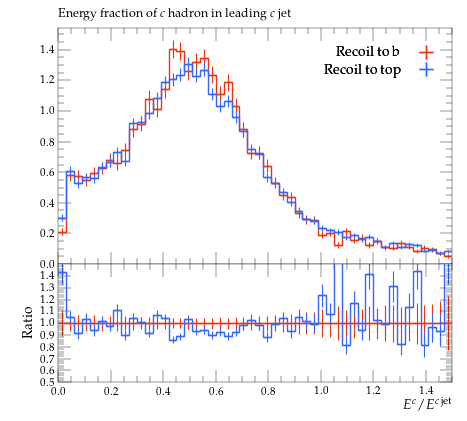

Write Python code to recreate this figure.
#! /usr/bin/env python

# This Python script was auto-generated using YODA v2.0.2.
# Analysis object: /MC_HFJETS/efracC
# Timestamp: 28-07-2026 (11:04:25)

import matplotlib as mpl
import matplotlib.pyplot as plt
mpl.use('Agg') # comment out for interactive use
import os
import numpy as np

plotDir = os.path.split(os.path.realpath(__file__))[0]
if 'YODA_USER_PLOT_PATH' in globals():
    plot_outdir = globals()['YODA_USER_PLOT_PATH']
else:
    plot_outdir = plotDir

#plot style
plt.style.use(os.path.join(plotDir, '../default.mplstyle'))
# plot metadata
figW, figH = plt.rcParams['figure.figsize']
ax_xLabel = r'$E^c / E^{c\,\mathrm{jet}}$'
ax_yLabel = r''
ax_title  = r'Energy fraction of $c$ hadron in leading $c$ jet'
ax_xScale = 'linear'
ax_yScale = 'linear'
xLims = (0.0, 1.5)
yLims = (0.0, 1.5425564)

# TeX-friendly labels for the legend
labels = {
    'legend' : ([ r"Recoil to b", r"Recoil to top" ], r""),
}

# Adjust canvas width and height
canvasW = 10.0
canvasH = 9.0
figW *= canvasW/10.
figH *= canvasH/9.

# Create figure and axis objects
fig, (ax, ratio0_ax) = plt.subplots(2, 1, sharex=True,
                  figsize=(figW,figH), gridspec_kw={'height_ratios': (6.0, 3.0)})

# Set figure margins
plt.subplots_adjust(
    left   = 1.0 * plt.rcParams['figure.subplot.left'],
    right  = 1.0 * plt.rcParams['figure.subplot.right'],
    top    = 1.0 * plt.rcParams['figure.subplot.top'],
    bottom = 1.0 * plt.rcParams['figure.subplot.bottom'])

ratio0_ax.yaxis.set_major_locator(mpl.ticker.MultipleLocator(0.1))
ratio0_ax.set_ylim(0.5, 1.4999)
ratio0_ax.set_ylabel('Ratio')

# the numerical data is stored in a separate file
dataf = dict()
prefix = os.path.split(__file__)[0]
if prefix:    prefix = prefix + '/'
exec(open(prefix+'efracC__data.py').read(), dataf)


legend_handles = dict() # keep track of handles for the legend

# style options for curves
# starts at zorder>=5 to draw curve on top of legend
styles = {
  'recoil_b': {
    'color' : '#EE3311',
    'linestyle' : '-',
    'linewidth' : 1,
    'marker' : 'none',
    'markersize' : 2,
    'capsize' : 0.0,
    'zorder' : 5,
    'histstyle' : 1,
    'drawstyle' : 'steps-pre',
    'xerrorbars' : 1,
    'yerrorbars' : 1,
    'fillcolor' : None,
    'fillopacity' : 1.0,
    'ratio0_linestyle' : '-',
    'ratio0_linewidth' : 1,
    'ratio0_marker' : 'none',
    'ratio0_markersize' : 2,
    'ratio0_capsize' : 0.0,
    'ratio0_zorder' : 5,
    'ratio0_histstyle' : 1,
    'ratio0_drawstyle' : 'steps-pre',
    'ratio0_xerrorbars' : 1,
    'ratio0_yerrorbars' : 1,
  },
  'recoil_top': {
    'color' : '#3366FF',
    'linestyle' : '-',
    'linewidth' : 1,
    'marker' : 'none',
    'markersize' : 2,
    'capsize' : 0.0,
    'zorder' : 6,
    'histstyle' : 1,
    'drawstyle' : 'steps-pre',
    'xerrorbars' : 1,
    'yerrorbars' : 1,
    'fillcolor' : None,
    'fillopacity' : 1.0,
    'ratio0_linestyle' : '-',
    'ratio0_linewidth' : 1,
    'ratio0_marker' : 'none',
    'ratio0_markersize' : 2,
    'ratio0_capsize' : 0.0,
    'ratio0_zorder' : 6,
    'ratio0_histstyle' : 1,
    'ratio0_drawstyle' : 'steps-pre',
    'ratio0_xerrorbars' : 1,
    'ratio0_yerrorbars' : 1,
  },
}

# curve from input yoda files in main panel
for label, yvals in dataf['yvals'].items():
    if all(np.isnan(v) for v in dataf['yvals'][label]):
        continue
    tmp = None
    if styles[label]['histstyle']: # draw as histogram
        xpos = dataf['xedges'][label] if styles[label]['drawstyle'] else dataf['xpoints'][label]
        ypos = np.insert(yvals, 0, yvals[0]) if styles[label]['drawstyle'] else yvals
        if styles[label]['fillcolor']: # fill area below curve
            ax.fill_between(xpos, ypos, step='pre',
                            color=styles[label]['fillcolor'],
                            alpha=styles[label]['fillopacity'])
        tmp, = ax.plot(xpos, ypos,
                       color=styles[label]['color'],
                       linestyle=styles[label]['linestyle'],
                       linewidth=styles[label]['linewidth'],
                       drawstyle=styles[label]['drawstyle'], solid_joinstyle='miter',
                       zorder=styles[label]['zorder'], label=label)
    tmp = ax.errorbar(dataf['xpoints'][label], yvals,
                      xerr=np.array(dataf['xerrs'][label])*styles[label]['xerrorbars'],
                      yerr=np.array(dataf['yerrs'][label])*styles[label]['yerrorbars'],
                      fmt=styles[label]['marker'], capsize=styles[label]['capsize'],
                      markersize=styles[label]['markersize'],
                      ecolor=styles[label]['color'],
                      color=styles[label]['color'], zorder=styles[label]['zorder'])
    tmp[-1][0].set_linestyle(styles[label]['linestyle'])
    tmp[-1][0].set_linewidth(styles[label]['linewidth'])
    if label in dataf['add_legend_handle']:  legend_handles[label] = tmp
    for varLabel in dataf['variation_yvals'].keys():
        if varLabel.startswith(label):
            tmp, = ax.plot(dataf['xedges'][label], dataf['variation_yvals'][varLabel],
                           color=styles[label]['color'],
                           linestyle=styles[label]['linestyle'],
                           linewidth=styles[label]['linewidth'],
                           drawstyle='steps-pre', solid_joinstyle='miter',
                           zorder=styles[label]['zorder'], alpha=0.5)


# plots on ratio panel
# curve from input yoda files in ratio panel
for label, yvals in dataf['ratio0_yvals'].items():
    if all(np.isnan(v) for v in yvals):
        continue
    if styles[label]['ratio0_histstyle']: # plot as histogram
        xpos = dataf['xedges']['recoil_b'] if styles[label]['ratio0_drawstyle'] else dataf['xpoints']['recoil_b']
        ypos = np.insert(yvals, 0, yvals[0]) if styles[label]['ratio0_drawstyle'] else yvals
        ratio0_ax.plot(xpos, ypos,
                       color=styles[label]['color'],
                       linewidth=styles[label]['linewidth'],
                       linestyle=styles[label]['ratio0_linestyle'],
                       drawstyle=styles[label]['ratio0_drawstyle'], zorder=styles[label]['zorder'],
                       solid_joinstyle='miter')
    tmp = ratio0_ax.errorbar(dataf['xpoints']['recoil_b'], yvals,
                             xerr=np.array(dataf['ref_xerrs'])*styles[label]['ratio0_xerrorbars'],
                             yerr=np.array(dataf['ratio0_yerrs'][label])*styles[label]['ratio0_yerrorbars'],
                             fmt=styles[label]['ratio0_marker'], capsize=styles[label]['ratio0_capsize'],
                             markersize=styles[label]['ratio0_markersize'],
                             ecolor=styles[label]['color'],
                             color=styles[label]['color'])
    tmp[-1][0].set_linestyle(styles[label]['ratio0_linestyle'])
    tmp[-1][0].set_linewidth(styles[label]['ratio0_linewidth'])

    for varlabel in dataf['ratio0_variation_vals'].keys():
        if varlabel.startswith(label):
            ratio0_ax.plot(dataf['xedges']['recoil_b'],
                            dataf['ratio0_variation_vals'][varlabel],
                            color=styles[label]['color'],
                            linestyle=styles[label]['linestyle'],
                            linewidth=styles[label]['linewidth'],
                            drawstyle='steps-pre', solid_joinstyle='miter',
                            zorder=1, alpha=0.5)

legend_items = list(legend_handles.values())
ax.add_artist(ax.legend(legend_items,
                        labels['legend'][0],
                        title=labels['legend'][1],
                        alignment='right',
                        loc='upper right',
                        bbox_to_anchor=(1.0, 0.97),markerfirst=False))

# set plot metadata as defined above
ratio0_ax.set_xlabel(ax_xLabel)
ratio0_ax.xaxis.set_label_coords(1., -0.15)
ax.set_ylabel(ax_yLabel, ha='right', va='top')
ax.yaxis.set_label_coords(-0.11, 1.0)
ax.set_title(ax_title, loc='left')
ax.set_xscale(ax_xScale)
ax.set_yscale(ax_yScale)
ax.set_xlim(xLims)
ax.set_ylim(yLims)

# tick formatting
plt.rcParams['xtick.top'] = True
plt.rcParams['ytick.right'] = True
fig.align_ylabels((ax, ratio0_ax))
plt.savefig(os.path.join(plot_outdir, 'efracC.pdf'), format='PDF')
plt.savefig(os.path.join(plot_outdir, 'efracC.png'), format='PNG')

plt.close(fig)
